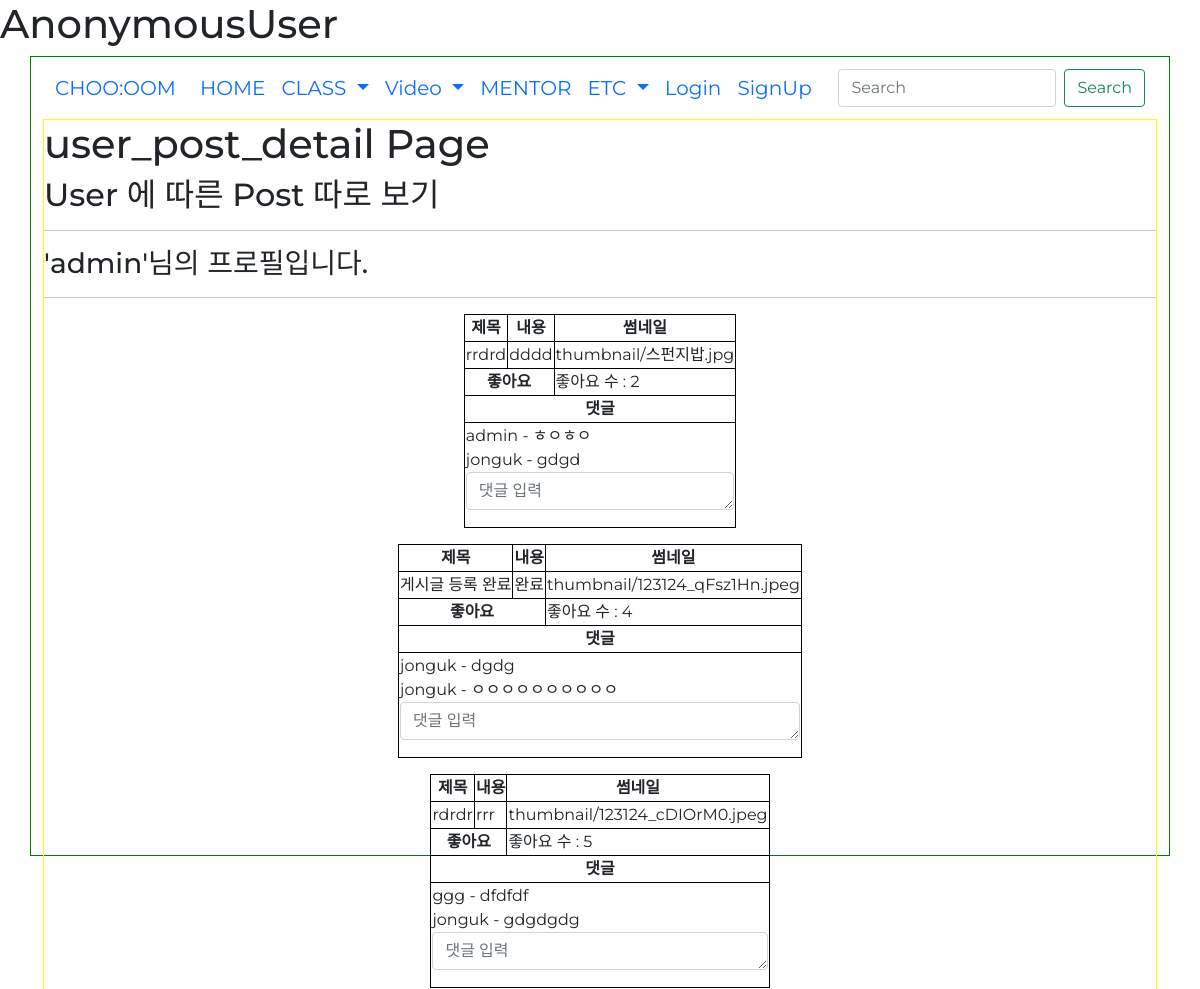
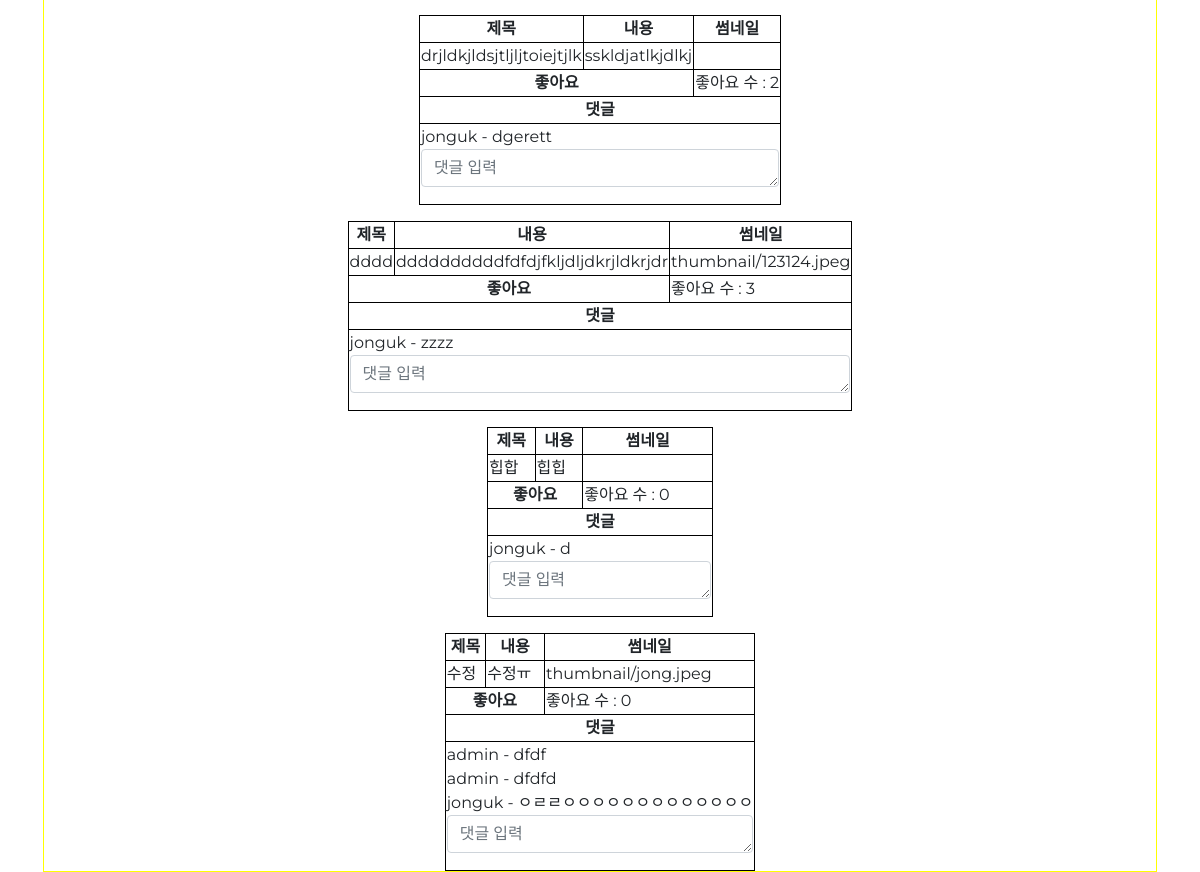
The page /user_post_detail/1 on the database as committed earlier (2 pictures, top to bottom).
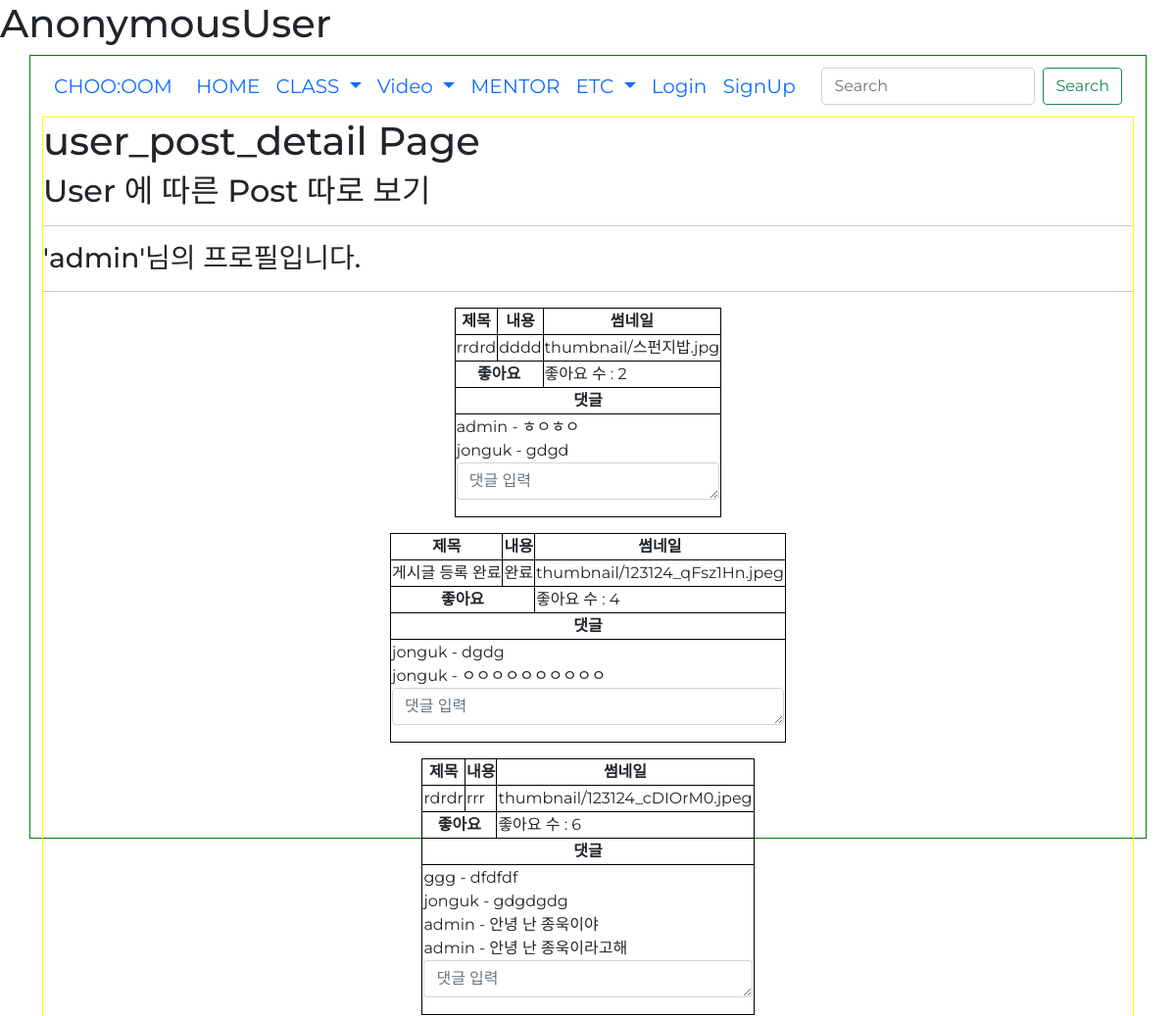
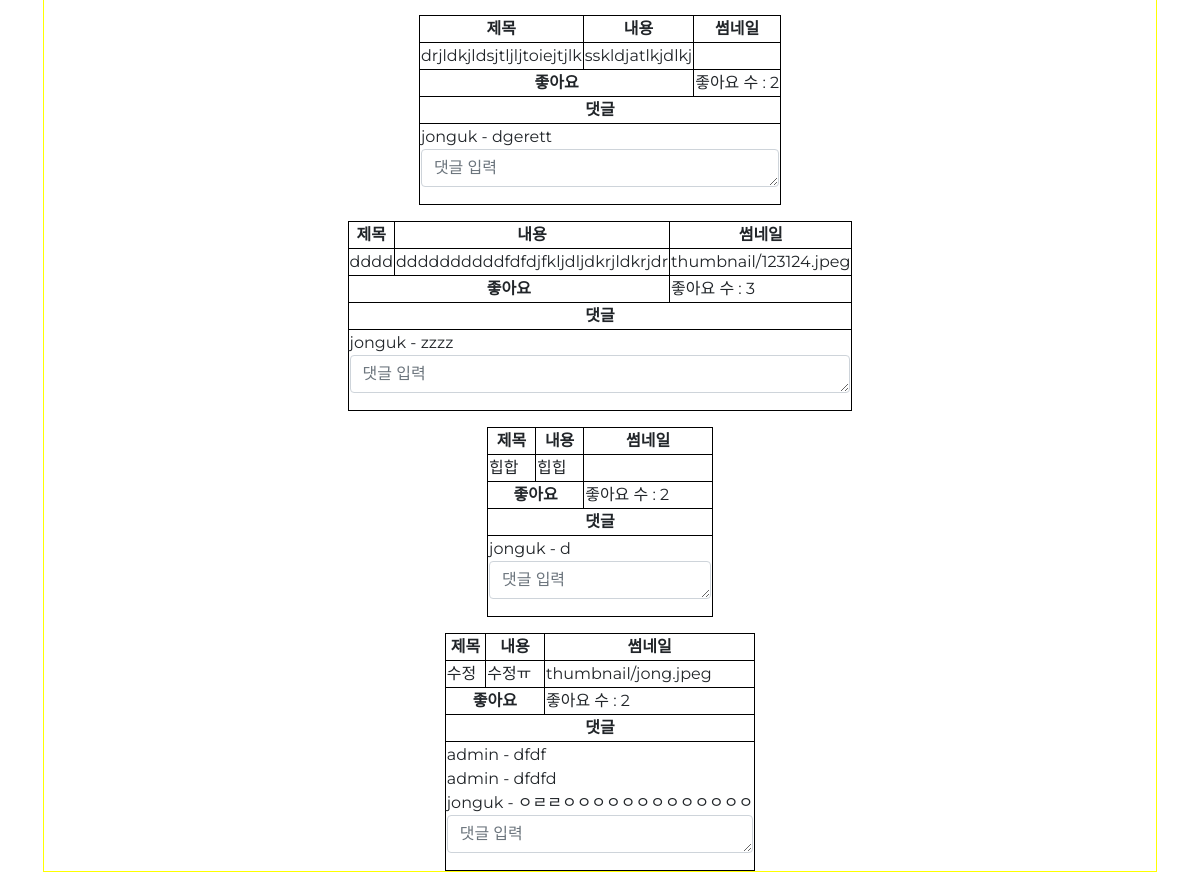
The same page on the database as committed later (2 pictures, top to bottom).
### danceapp/models.py (models this page shows, shortened)
class Post(models.Model):
    userId = models.ForeignKey(userProfile, on_delete=models.CASCADE) # 회원ID # User 모델의 pk를 가져옴
    title = models.CharField(max_length=200) # 제목
    body = models.TextField() # 게시물 설명
    uploadDate = models.DateTimeField(auto_now_add=True) # 처음 업로드 시간
    updateDate = models.DateTimeField(auto_now=True) # 수정 시간
    photo = models.ImageField(blank=True, null=True, upload_to='thumbnail') # 썸네일 # upload_to : static/blog_photo 로 저장해줘
    video = models.FileField(blank=True, null=True, upload_to='video') # 배포시에는 models.FilePathField()사용
    genreName = models.ForeignKey(Genre, null=True, on_delete=models.CASCADE) # 장르
    likes_user = models.ManyToManyField(userProfile, related_name='likes', blank=True) # 좋아요 누른 사람
    likes_count = models.PositiveIntegerField(default=0) # 좋아요 개수
    hits = models.PositiveIntegerField(default=0) # 조회수

class Comment(models.Model):
    userId = models.ForeignKey(userProfile, on_delete=models.CASCADE)
    comment = models.TextField('', max_length=100)
    date = models.DateTimeField(auto_now_add=True)
    post = models.ForeignKey(Post, null=True, blank=True, on_delete=models.CASCADE)
    def __str__(self):
        return self.comment

### accounts/models.py (models this page shows)
class userProfile(AbstractUser):
    nickname = models.CharField(max_length=50, null=True, blank=True) # 실제 이름
    danceSkill = models.CharField(max_length=10 ,null=True, blank=True) # 상 중 하
    phoneNum = models.IntegerField(null=True, blank=True) # 핸드폰 번호
    gender = models.CharField(max_length=10 ,null=True, blank=True) # 성별
    createdAt = models.DateTimeField(auto_now_add=True) # 생성 일자
    birth = models.DateField(null=True, blank=True) # 생년월일
    profilephoto = models.ImageField(blank=True, null=True, upload_to='profilephoto') # 프사
    def __str__(self):
        return self.username

### danceapp/views.py (the view)
# urls.py: path('user_post_detail/<int:userId_id>', views.user_post_detail, name='user_post_detail'),
def user_post_detail(request, userId_id):
    posts = Post.objects.filter(userId=userId_id).order_by('-uploadDate')
    user = get_object_or_404(userProfile, pk=userId_id)
    comment_form = CommentForm()
    context = {
        'posts':posts,
        'comment_form':comment_form,
        'user':user,
    }
    return render(request, 'user_post_detail.html', context)

### danceapp/forms.py
class CommentForm(forms.ModelForm):
    class Meta:
        model = Comment
        fields = ['comment']
    def __init__(self, *args, **kwargs):
        super(CommentForm, self).__init__(*args, **kwargs)
        self.fields['comment'].widget.attrs = {
            'class': 'form-control',
            'placeholder': "댓글 입력",
            'rows':1
        }

### danceapp/templates/user_post_detail.html (shortened to what this page needs)
{% extends 'base.html' %}
{% block content %}
<h1>user_post_detail Page</h1>
<h2>User 에 따른 Post 따로 보기</h2>
<hr>
<h3>'{{ user.username }}'님의 프로필입니다.</h3>
<hr>
<div class="main1">
    {% for post in posts %}
    <div>
        <table border="1px solid black">
            <tr>
                <th>제목</th>
                <th>내용</th>
                <th>썸네일</th>
            </tr>
            <tr>
                <td>{{ post.title }}</td>
                <td>{{ post.body }}</td>
                <td>{{ post.photo }}</td>
            </tr>
            <tr>
                <th colspan="2">좋아요</th>
                <td>
                    <form action="{% url 'likes' post.id %}" method="POST">
                        좋아요 수 : {{ post.likes_count }}
                    </form>
                </td>
            </tr>
            <tr>
                <th colspan="3">댓글</th>
            </tr>
            <tr>
                <td colspan="3">
                    {% for comment in post.comment_set.all %}
                    {{ comment.userId }} - {{ comment }}
                    <br>
                    {% endfor %}
                    <form method="POST" action="{% url 'new_comment' post.id %}">
                        {{ comment_form.as_p }}
                    </form>
                </td>
            </tr>
        </table>
    </div>
    {% endfor %}
</div>
{% endblock %}

Rows that differ between the two databases and show on the page:
changed Post "rdrdr": likes_count "5" → "6"
added Comment: userId "admin", comment "안녕 난 종욱이야", shown under Post "rdrdr"
added Comment: userId "admin", comment "안녕 난 종욱이라고해", shown under Post "rdrdr"
changed Post "힙합": likes_count "0" → "2"
changed Post "수정": likes_count "0" → "2"
